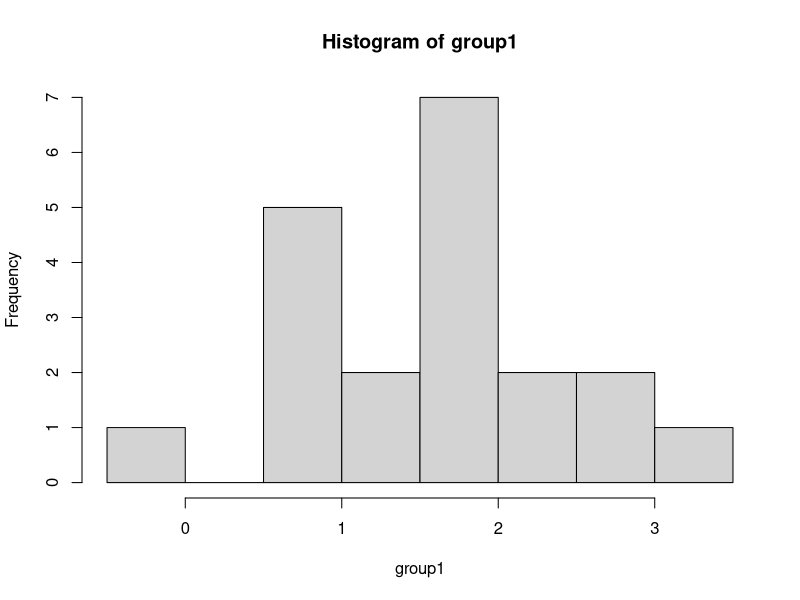
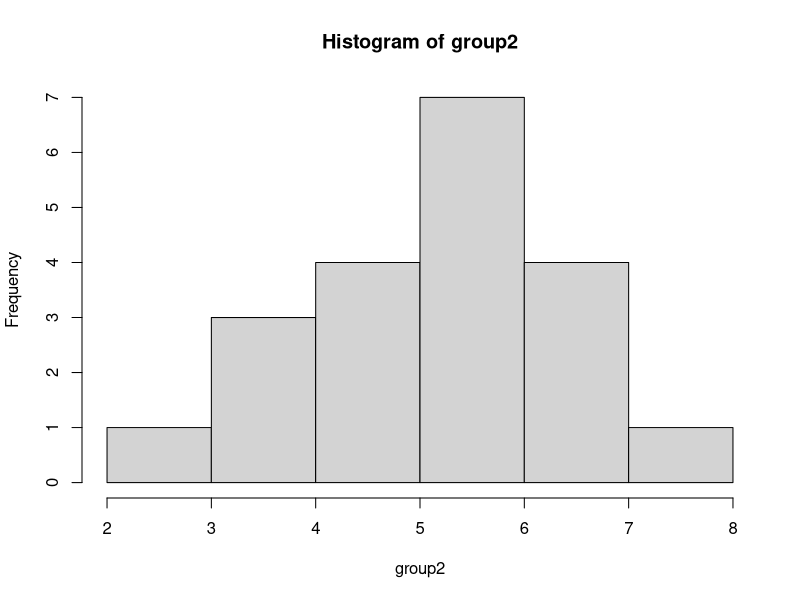
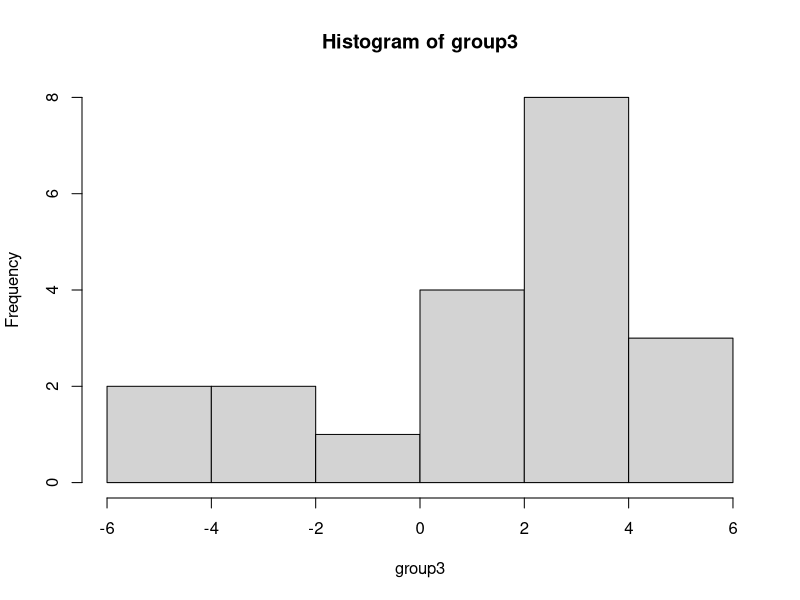
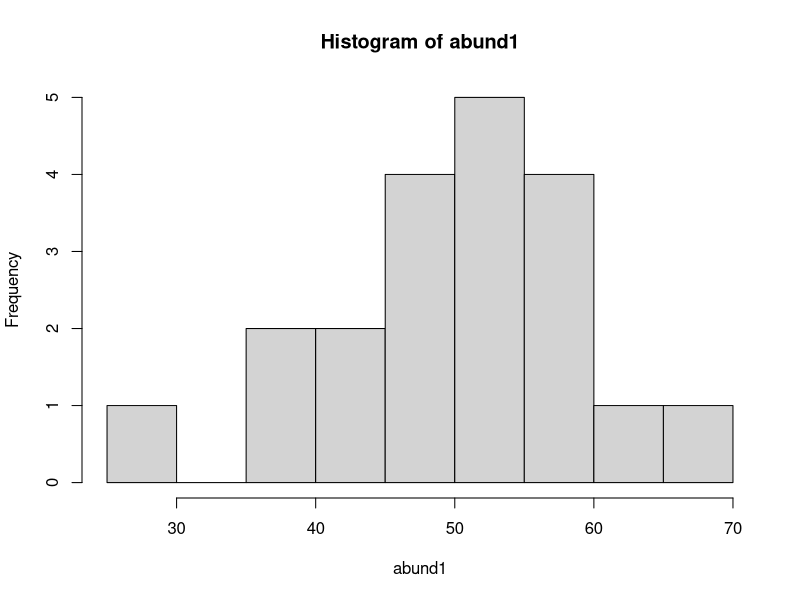
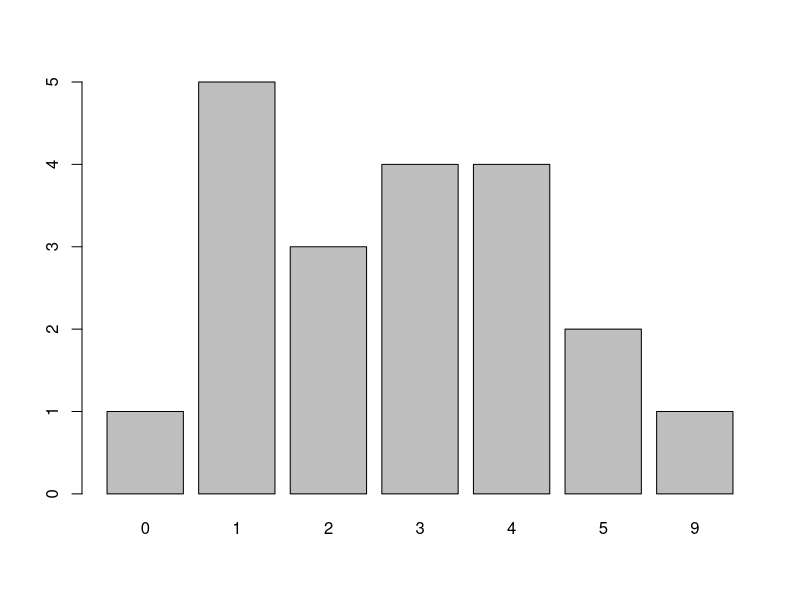
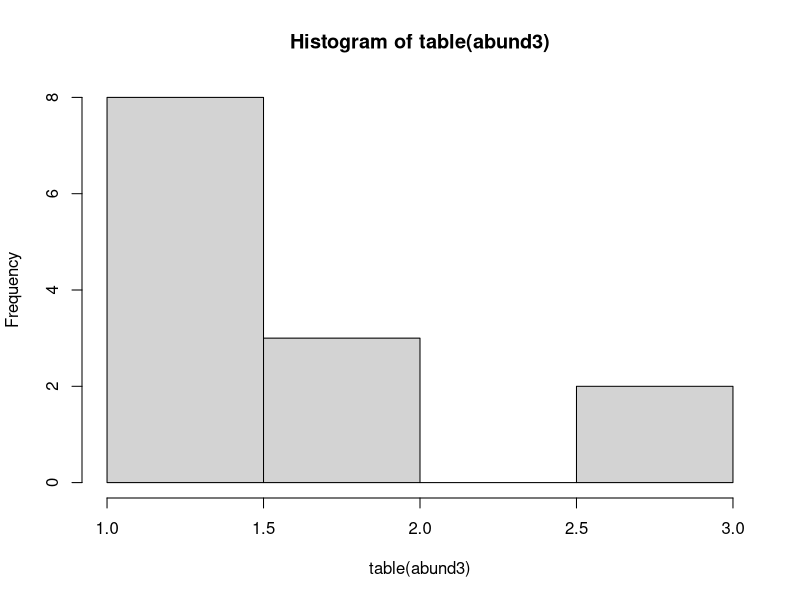

Recreate these plots in R, in order.
##################################
#Bio 381 tutorial: data sims     #
#16 Mar 2022                     #
##################################

library(boot)

#why simulate data?
#saves time: write partso fo code before you have data
#baseline for comparisons: check assumptions in your data
#test new stats techniques

#Part 1: Normally distributed data----------------------
#Start w/ groups of data
# for t-tests or ANOVA

#simulate groups w/ 20 obs

group1 <- rnorm(n=20,mean=2,sd=1)
hist(group1)
group2 <- rnorm(n=20,mean=5,sd=1)
group3 <- rnorm(n=20,mean=2,sd=3)
hist(group2)
hist(group3)

#simulate data for a linear regression
#two continuous r.v.'s
#start simple. assume intercept=0
#call slope beta1
# x is predictor variable
beta1 <- 1 #beta = slope
#our predictor var that is norm dist
x <- rnorm(n = 20)

#linear model:
y <- beta1*x
y==x

#you can play w/ diff slopes
beta1 <- 1.5
y <- beta1*x
y == x

#you can also add intercept
beta0 <- 2
y <- beta0 + beta1*x

#Part 2: abundance/count data-----------------
#Option 1: data are normalish
#use round() to remove decimals
abund1 <- round(rnorm(n=20,mean=50,sd=10))
hist(abund1)

#option 2: Poisson dist
abund2 <- rpois(20, lambda = 3)
barplot(table(abund2))

#sometimes the enviro effects counts
#to account for that, first create our lambdas
# then use lamdas to get counts

#use a regression to get initial values
pre.lambda <- beta0 + beta1*x
#use inverse log to make lambdas positive
lambda <- exp(pre.lambda)

#use lambda value created to get counts
abund3 <- rpois(n=20,lambda = lambda)
hist(table(abund3))

#Part 3: Occupancy, presence/absence data -------------
probs <- rbeta(n=20, shape=1,shape2 =1)
occ1 <- rbinom(n=20,size=1,prob=probs)
print(occ1)

#Option 2: occupancy w/ covariate
#similar to above, except we're generating probs, not lambdas

pre.probs <- beta0 + beta1*x
pre.probs

#convert to 0-1 scale
psi <- inv.logit(pre.probs)
#create new occupancy data
occ2 <- rbinom(n=20,size=1,prob=psi)
print(occ2)
